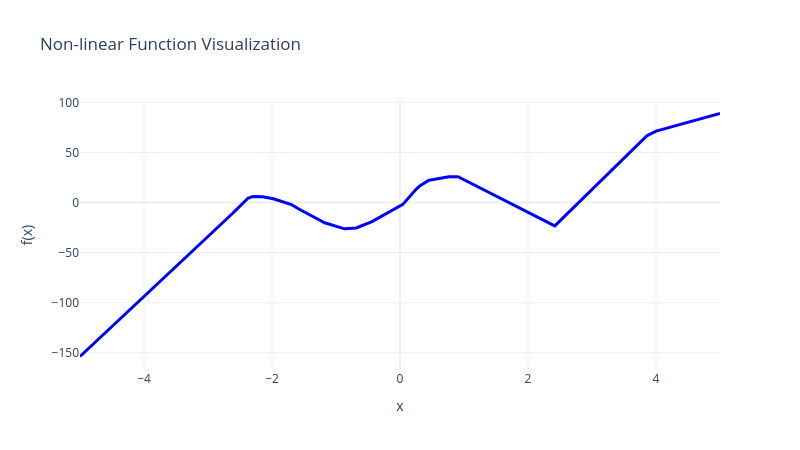

The code cell stored with this chart in its notebook:
### Code cell
x_torch = torch.linspace(start=-5, end=5, steps=1000, dtype=torch.float32).unsqueeze(1) # becomes 2D = (B x 1)
y_torch = model(x_torch)

x1 = x_torch.detach().numpy().squeeze()
y1 = y_torch.detach().numpy().squeeze()
plot_fun(x=x1, y=y1)

### Figure 1 — Plotly figure (JSON) as saved in the notebook; plotly's stock layout.template omitted (floating-point values rounded to 4 significant figures; data arrays with more than 128 entries replaced by an {"elided": "..."} marker saying what was removed)
{"data": [{"line": {"color": "blue", "width": 3}, "mode": "lines", "name": "f(x) (true function)", "type": "scatter", "x": {"elided": "1000 float values"}, "y": {"elided": "1000 float values"}}], "layout": {"height": 450, "title": {"text": "Non-linear Function Visualization"}, "width": 800, "xaxis": {"title": {"text": "x"}}, "yaxis": {"title": {"text": "f(x)"}}}}
